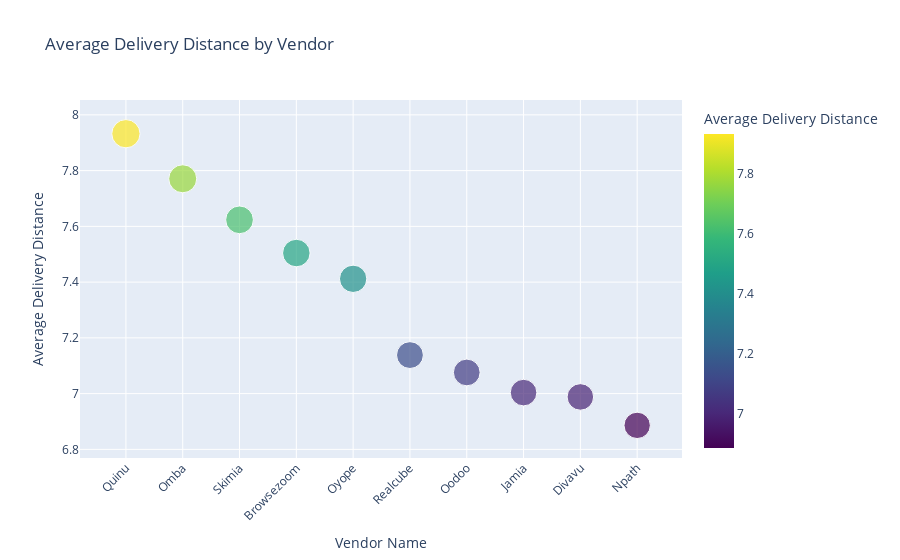

Notebook code for this chart:
### Code cell
# Create a scatter plot
fig = px.scatter(df, x='vname', y='avg_delivery_distance', 
                 title='Average Delivery Distance by Vendor',
                 labels={'avg_delivery_distance': 'Average Delivery Distance', 'vname': 'Vendor Name'},
                 size='avg_delivery_distance', color='avg_delivery_distance',
                 color_continuous_scale='Viridis')

# Update the layout for better readability
fig.update_layout(xaxis_title='Vendor Name',
                  yaxis_title='Average Delivery Distance',
                  xaxis_tickangle=-45)  # Rotate x-axis labels for better readability

# Show plot
fig.show()

### Figure 1 — Plotly figure (JSON) as saved in the notebook; plotly's stock layout.template omitted (floating-point values rounded to 4 significant figures)
{"data": [{"hovertemplate": "Vendor Name=%{x}<br>Average Delivery Distance=%{marker.color}<extra></extra>", "legendgroup": "", "marker": {"color": [7.932, 7.771, 7.623, 7.504, 7.412, 7.138, 7.076, 7.004, 6.988, 6.886], "coloraxis": "coloraxis", "size": [7.932, 7.771, 7.623, 7.504, 7.412, 7.138, 7.076, 7.004, 6.988, 6.886], "sizemode": "area", "sizeref": 0.01983, "symbol": "circle"}, "mode": "markers", "name": "", "orientation": "v", "showlegend": false, "type": "scatter", "x": ["Quinu", "Omba", "Skimia", "Browsezoom", "Oyope", "Realcube", "Oodoo", "Jamia", "Divavu", "Npath"], "xaxis": "x", "y": [7.932, 7.771, 7.623, 7.504, 7.412, 7.138, 7.076, 7.004, 6.988, 6.886], "yaxis": "y"}], "layout": {"coloraxis": {"colorbar": {"title": {"text": "Average Delivery Distance"}}, "colorscale": [[0, "#440154"], [0.1111, "#482878"], [0.2222, "#3e4989"], [0.3333, "#31688e"], [0.4444, "#26828e"], [0.5556, "#1f9e89"], [0.6667, "#35b779"], [0.7778, "#6ece58"], [0.8889, "#b5de2b"], [1, "#fde725"]]}, "legend": {"itemsizing": "constant", "tracegroupgap": 0}, "title": {"text": "Average Delivery Distance by Vendor"}, "xaxis": {"anchor": "y", "domain": [0, 1], "tickangle": -45, "title": {"text": "Vendor Name"}}, "yaxis": {"anchor": "x", "domain": [0, 1], "title": {"text": "Average Delivery Distance"}}}}
